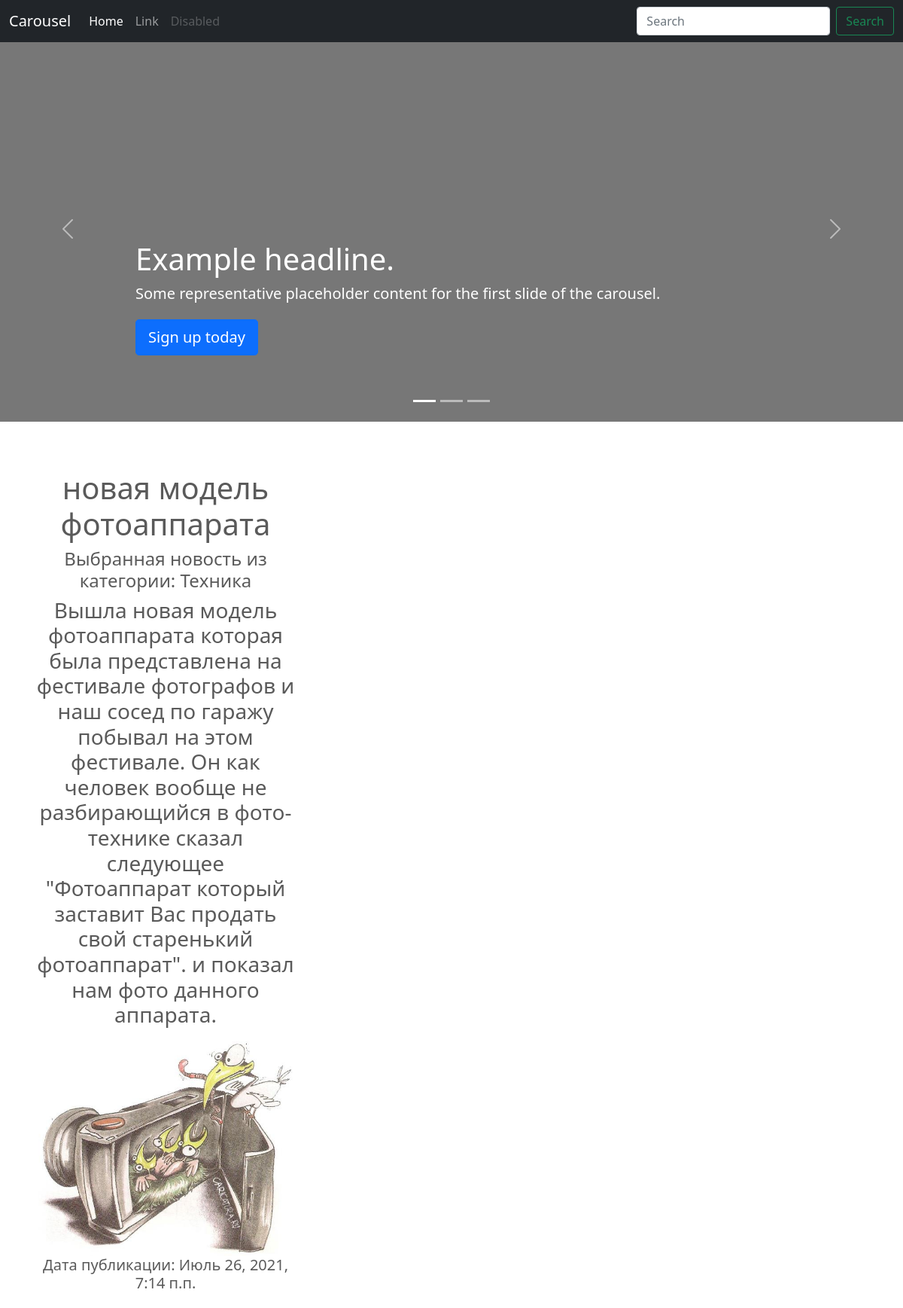
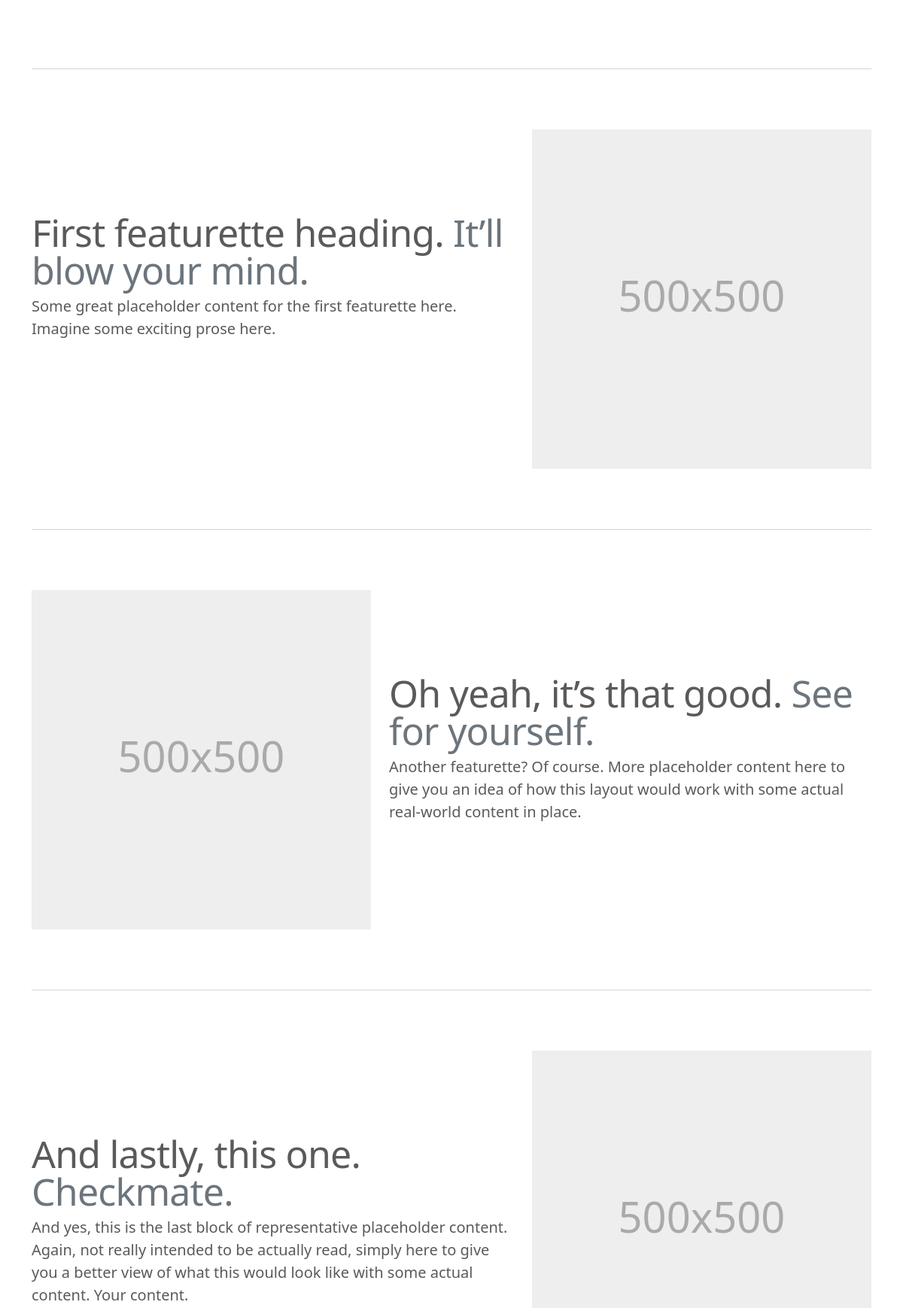
Page /news/news_item/1/ (upper part) on the committed database (2 pictures, top to bottom).
### news/models.py (models this page shows, shortened)
class News (models.Model):
    title = models.CharField(max_length=150, verbose_name='Заголовок')
    category = models.ForeignKey(Category, on_delete=models.CASCADE, verbose_name='Категория новости')
    intro = models.TextField(verbose_name='Введение')
    body = models.TextField(verbose_name='Новость')
    image = models.ImageField(upload_to='news/', verbose_name='Картинка')
    created_at = models.DateTimeField(verbose_name='Дата создания', auto_now_add=True)
    publish_at = models.DateTimeField(verbose_name='Дата публикации')
    class Meta:
        verbose_name = 'новость'
        verbose_name_plural = 'новости'

class Category(models.Model):
    title = models.CharField(max_length=150, verbose_name='Название категории новостей')
    is_activ =  models.BooleanField(default=True, verbose_name='Отображать')
    class Meta:
        verbose_name = 'категорию'
        verbose_name_plural = 'категории'

### news/views.py (the view)
# urls.py: path('news_item/<pk>/', news_views.news_item, name='news_item'),
def news_item(request, pk):
    item = News.objects.get(pk=pk)
    context = {
        'item': item,
        'categoris': Category.objects.all()
    }
    return render(request, 'news/news_item.html', context)

### news/templates/news/news_item.html (shortened to what this page needs)
{% load static %}
<!doctype html>
<html lang="en">
<head>
    <link href="{% static 'css/bootstrap.min.css' %}" rel="stylesheet">
    <link href="carousel.css" rel="stylesheet">
</head>
<body>
<header>
    <nav class="navbar navbar-expand-md navbar-dark fixed-top bg-dark">
        <div class="container-fluid">
            <a class="navbar-brand" href="#">Carousel</a>
            <div class="collapse navbar-collapse" id="navbarCollapse">
                <ul class="navbar-nav me-auto mb-2 mb-md-0">
                    <li class="nav-item">
                        <a class="nav-link active" aria-current="page" href="#">Home</a>
                    </li>
                    <li class="nav-item">
                        <a class="nav-link" href="#">Link</a>
                    </li>
                    <li class="nav-item">
                        <a class="nav-link disabled" href="#" tabindex="-1" aria-disabled="true">Disabled</a>
                    </li>
                </ul>
                <form class="d-flex">
                    <input class="form-control me-2" type="search" placeholder="Search" aria-label="Search">
                    <button class="btn btn-outline-success" type="submit">Search</button>
                </form>
            </div>
        </div>
    </nav>
</header>
<main>
    <div id="myCarousel" class="carousel slide" data-bs-ride="carousel">
        <div class="carousel-indicators">
            <button type="button" data-bs-target="#myCarousel" data-bs-slide-to="0" class="active" aria-current="true"
                    aria-label="Slide 1"></button>
            <button type="button" data-bs-target="#myCarousel" data-bs-slide-to="1" aria-label="Slide 2"></button>
            <button type="button" data-bs-target="#myCarousel" data-bs-slide-to="2" aria-label="Slide 3"></button>
        </div>
        <div class="carousel-inner">
            <div class="carousel-item active">
                <svg class="bd-placeholder-img" width="100%" height="100%" xmlns="http://www.w3.org/2000/svg"
                     aria-hidden="true" preserveAspectRatio="xMidYMid slice" focusable="false">
                    <rect width="100%" height="100%" fill="#777"/>
                </svg>
                <div class="container">
                    <div class="carousel-caption text-start">
                        <h1>Example headline.</h1>
                        <p>Some representative placeholder content for the first slide of the carousel.</p>
                        <p><a class="btn btn-lg btn-primary" href="#">Sign up today</a></p>
                    </div>
                </div>
            </div>
        </div>
        <button class="carousel-control-prev" type="button" data-bs-target="#myCarousel" data-bs-slide="prev">
            <span class="carousel-control-prev-icon" aria-hidden="true"></span>
        </button>
        <button class="carousel-control-next" type="button" data-bs-target="#myCarousel" data-bs-slide="next">
            <span class="carousel-control-next-icon" aria-hidden="true"></span>
        </button>
    </div>
    <div class="container marketing">
        <div class="row">
            <div class="col-lg-4">
                    <h1>{{ item.title }}</h1>
                    <h4>Выбранная новость из категории: {{ item.category.title }}</h4>
                    <h3>{{ item.body }}</h3>
                    <div> <img src="/media/{{ item.image }}" class="bd-placeholder-img card-img-top" width="100%" height="300%" /></div>
                    <h5> Дата публикации: {{ item.created_at }}</h5>
            </div>
        </div>
        <hr class="featurette-divider">
        <div class="row featurette">
            <div class="col-md-7">
                <h2 class="featurette-heading">First featurette heading. <span
                        class="text-muted">It’ll blow your mind.</span></h2>
                <p class="lead">Some great placeholder content for the first featurette here. Imagine some exciting
                    prose here.</p>
            </div>
            <div class="col-md-5">
                <svg class="bd-placeholder-img bd-placeholder-img-lg featurette-image img-fluid mx-auto" width="500"
                     height="500" xmlns="http://www.w3.org/2000/svg" role="img" aria-label="Placeholder: 500x500"
                     preserveAspectRatio="xMidYMid slice" focusable="false"><title>Placeholder</title>
                    <text x="50%" y="50%" fill="#aaa" dy=".3em">500x500</text>
                </svg>
            </div>
        </div>
        <hr class="featurette-divider">
        <div class="row featurette">
            <div class="col-md-7 order-md-2">
                <h2 class="featurette-heading">Oh yeah, it’s that good. <span
                        class="text-muted">See for yourself.</span></h2>
                <p class="lead">Another featurette? Of course. More placeholder content here to give you an idea of how
                    this layout would work with some actual real-world content in place.</p>
            </div>
            <div class="col-md-5 order-md-1">
                <svg class="bd-placeholder-img bd-placeholder-img-lg featurette-image img-fluid mx-auto" width="500"
                     height="500" xmlns="http://www.w3.org/2000/svg" role="img" aria-label="Placeholder: 500x500"
                     preserveAspectRatio="xMidYMid slice" focusable="false"><title>Placeholder</title>
                    <text x="50%" y="50%" fill="#aaa" dy=".3em">500x500</text>
                </svg>
            </div>
        </div>
        <hr class="featurette-divider">
        <div class="row featurette">
            <div class="col-md-7">
                <h2 class="featurette-heading">And lastly, this one. <span class="text-muted">Checkmate.</span></h2>
                <p class="lead">And yes, this is the last block of representative placeholder content. Again, not really
                    intended to be actually read, simply here to give you a better view of what this would look like
                    with some actual content. Your content.</p>
            </div>
            <div class="col-md-5">
                <svg class="bd-placeholder-img bd-placeholder-img-lg featurette-image img-fluid mx-auto" width="500"
                     height="500" xmlns="http://www.w3.org/2000/svg" role="img" aria-label="Placeholder: 500x500"
                     preserveAspectRatio="xMidYMid slice" focusable="false"><title>Placeholder</title>
                    <text x="50%" y="50%" fill="#aaa" dy=".3em">500x500</text>
                </svg>
            </div>
        </div>
    </div>
</main>
</body>
</html>

### static/css/carousel.css (style rules this page uses)
body { padding-top: 3rem; padding-bottom: 3rem; color: #5a5a5a; }
.carousel { margin-bottom: 4rem; }
.carousel-caption { bottom: 3rem; z-index: 10; }
.carousel-item { height: 32rem; }
.marketing .col-lg-4 { margin-bottom: 1.5rem; text-align: center; }
.marketing h2 { font-weight: 400; }
.featurette-divider { margin: 5rem 0; }
.featurette-heading { font-weight: 300; line-height: 1; letter-spacing: -.05rem; }
@media (min-width: 40em) { .carousel-caption p { margin-bottom: 1.25rem; font-size: 1.25rem; line-height: 1.4; } }
@media (min-width: 40em) { .featurette-heading { font-size: 50px; } }
@media (min-width: 62em) { .featurette-heading { margin-top: 7rem; } }

### news/templates/news/news_item.html (style rules this page uses)
.bd-placeholder-img { font-size: 1.125rem; text-anchor: middle; -webkit-user-select: none; -moz-user-select: none; user-select: none; }
@media (min-width: 768px) { .bd-placeholder-img-lg { font-size: 3.5rem; } }

### rows in the picture
News: title "новая модель фотоаппарата", category "Техника", body "Вышла новая модель фотоаппарата которая была представлена на фестивале фотографов и наш сосед по гаражу побывал на этом фестивале. Он как человек вообще не разбирающийся в фото-технике сказал следующее \"Фотоаппарат который заставит Вас продать свой старенький фотоаппарат\". и показал нам фото данного аппарата.", image (picture), created_at "Июль 26, 2021, 7:14 п.п."
